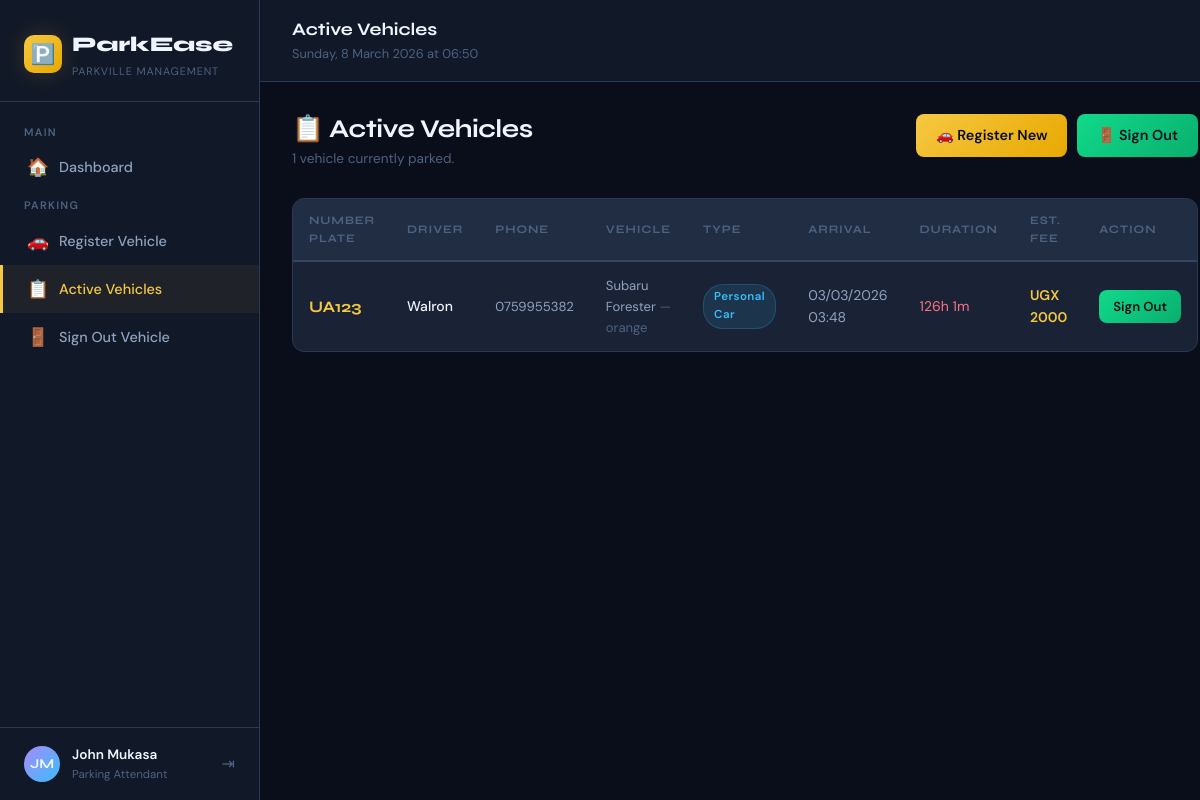
Screenshot of /parking/active/ (signed in) with the database file from the repository.
### core/models.py (models this page shows, shortened)
class UserProfile(models.Model):
    ROLE_CHOICES = [
        ('admin', 'System Admin'),
        ('attendant', 'Parking Attendant'),
        ('tyre_manager', 'Tyre Section Manager'),
        ('battery_manager', 'Battery Section Manager'),
    ]
    user = models.OneToOneField(User, on_delete=models.CASCADE, related_name='profile')
    role = models.CharField(max_length=20, choices=ROLE_CHOICES, default='attendant')
    phone = models.CharField(max_length=20, blank=True)

class Vehicle(models.Model):
    VEHICLE_TYPES = [
        ('truck', 'Truck'),
        ('personal_car', 'Personal Car'),
        ('taxi', 'Taxi'),
        ('coaster', 'Coaster'),
        ('boda_boda', 'Boda-boda'),
    ]
    driver_name = models.CharField(max_length=100)
    phone_number = models.CharField(max_length=20)
    nin_number = models.CharField(max_length=30, blank=True)
    vehicle_type = models.CharField(max_length=20, choices=VEHICLE_TYPES)
    number_plate = models.CharField(max_length=10)
    vehicle_model = models.CharField(max_length=100)
    vehicle_color = models.CharField(max_length=50)
    arrival_time = models.DateTimeField(default=timezone.now)
    departure_time = models.DateTimeField(null=True, blank=True)
    is_active = models.BooleanField(default=True)
    registered_by = models.ForeignKey(User, on_delete=models.SET_NULL, null=True, related_name='registered_vehicles')
    @property
    def duration_hours(self):
        end = self.departure_time or timezone.now()
        delta = end - self.arrival_time
        return delta.total_seconds() / 3600
    @property
    def parking_rate_type(self):
        hour = self.arrival_time.hour
        duration = self.duration_hours
        if duration < 3:
            return 'short'
        elif 6 <= hour <= 18:
            return 'day'
        else:
            return 'night'
    @property
    def parking_fee(self):
        rate_type = self.parking_rate_type
        rates = {
            'truck':        {'day': 5000, 'night': 10000, 'short': 2000},
            'personal_car': {'day': 3000, 'night': 2000,  'short': 2000},
            'taxi':         {'day': 3000, 'night': 2000,  'short': 2000},
            'coaster':      {'day': 4000, 'night': 2000,  'short': 3000},
            'boda_boda':    {'day': 2000, 'night': 2000,  'short': 1000},
        }
        vtype = self.vehicle_type
        if vtype in rates and rate_type in rates[vtype]:
            return rates[vtype][rate_type]
        return 0

### core/views.py (the view)
# urls.py: path('parking/active/', views.active_vehicles, name='active_vehicles'),
@login_required
def active_vehicles(request):
    vehicles = Vehicle.objects.filter(is_active=True).order_by('-arrival_time')
    return render(request, 'core/active_vehicles.html', {'vehicles': vehicles})

### core/templates/core/active_vehicles.html (shortened to what this page needs)
{% extends 'core/base.html' %}
{% block page_title %}Active Vehicles{% endblock %}
{% block content %}
<div class="page-header">
  <div>
    <h1 class="page-title">📋 Active Vehicles</h1>
    <p class="page-subtitle">{{ vehicles.count }} vehicle{{ vehicles.count|pluralize }} currently parked.</p>
  </div>
  <div style="display:flex;gap:10px;">
    <a href="{% url 'register_vehicle' %}" class="btn btn-primary">🚗 Register New</a>
    <a href="{% url 'signout_vehicle' %}" class="btn btn-success">🚪 Sign Out</a>
  </div>
</div>
<div class="card">
  <div class="table-wrap">
    {% if vehicles %}
    <table>
      <thead>
        <tr>
          <th>Number Plate</th>
          <th>Driver</th>
          <th>Phone</th>
          <th>Vehicle</th>
          <th>Type</th>
          <th>Arrival</th>
          <th>Duration</th>
          <th>Est. Fee</th>
          <th>Action</th>
        </tr>
      </thead>
      <tbody>
        {% for v in vehicles %}
        <tr>
          <td><span style="font-family:'Syne',sans-serif;font-weight:700;font-size:1rem;color:var(--gold);">{{ v.number_plate }}</span></td>
          <td class="td-primary">{{ v.driver_name }}</td>
          <td style="font-size:0.82rem;">{{ v.phone_number }}</td>
          <td style="font-size:0.82rem;">{{ v.vehicle_model }} <span style="color:var(--text-muted);">— {{ v.vehicle_color }}</span></td>
          <td><span class="badge badge-sky">{{ v.get_vehicle_type_display }}</span></td>
          <td>{{ v.arrival_time|date:"d/m/Y H:i" }}</td>
          <td class="duration-cell" data-arrival="{{ v.arrival_time.isoformat }}"></td>
          <td style="color:var(--gold);font-weight:600;">UGX {{ v.parking_fee|floatformat:0 }}</td>
          <td>
            <a href="{% url 'process_signout' v.receipt.pk %}" class="btn btn-success btn-sm">Sign Out</a>
          </td>
        </tr>
        {% endfor %}
      </tbody>
    </table>
    {% else %}
    <div class="empty-state">
      <span class="icon">🚗</span>
      <p>No vehicles currently parked. Register a new vehicle to get started.</p>
    </div>
    {% endif %}
  </div>
</div>
{% endblock %}

### core/templates/core/base.html (shortened to what this page needs)
<!DOCTYPE html>
<html lang="en">
<head>
  {% load static %}
  <link rel="stylesheet" href="{% static 'css/style.css' %}">
</head>
<body>
<div class="app-wrapper">
  <aside class="sidebar" id="sidebar">
    <div class="sidebar-logo">
      <a class="logo-mark" href="{% url 'dashboard' %}">
        <div class="logo-icon">🅿️</div>
        <div>
          <span class="logo-text">ParkEase</span>
          <span class="logo-sub">Parkville Management</span>
        </div>
      </a>
    </div>
    <nav class="sidebar-nav">
      <span class="nav-section-label">Main</span>
      <a href="{% url 'dashboard' %}" class="nav-link {% if request.resolver_match.url_name == 'dashboard' %}active{% endif %}">
        <span class="nav-icon">🏠</span> Dashboard
      </a>
      {% with role=request.user.profile.role %}
      {% if role == 'attendant' or role == 'admin' %}
      <span class="nav-section-label">Parking</span>
      <a href="{% url 'register_vehicle' %}" class="nav-link {% if request.resolver_match.url_name == 'register_vehicle' %}active{% endif %}">
        <span class="nav-icon">🚗</span> Register Vehicle
      </a>
      <a href="{% url 'active_vehicles' %}" class="nav-link {% if request.resolver_match.url_name == 'active_vehicles' %}active{% endif %}">
        <span class="nav-icon">📋</span> Active Vehicles
      </a>
      <a href="{% url 'signout_vehicle' %}" class="nav-link {% if request.resolver_match.url_name == 'signout_vehicle' %}active{% endif %}">
        <span class="nav-icon">🚪</span> Sign Out Vehicle
      </a>
      {% endif %}
      {% endwith %}
    </nav>
    <div class="sidebar-user">
      <div class="user-avatar">{{ request.user.first_name|first|upper }}{{ request.user.last_name|first|upper }}</div>
      <div class="user-info">
        <div class="user-name">{{ request.user.get_full_name|default:request.user.username }}</div>
        <div class="user-role">{{ request.user.profile.get_role_display|default:"User" }}</div>
      </div>
      <a href="{% url 'logout' %}" class="logout-btn" title="Logout">⇥</a>
    </div>
  </aside>
  <div class="main-content">
    <header class="topbar">
      <div>
        <div class="topbar-title">{% block page_title %}ParkEase{% endblock %}</div>
        <div class="topbar-meta" id="clock"></div>
      </div>
    </header>
    <div class="page-body fade-in">
      {% block content %}{% endblock %}
    </div>
  </div>
</div>
</body>
</html>

### rows the page displays
Vehicle: number_plate "UA123", driver_name "Walron", phone_number "0759955382", vehicle_model "Subaru Forester", vehicle_color "orange", vehicle_type "Personal Car", arrival_time "03/03/2026 03:48", parking_fee "2000"

### other values shown
{{ request.user.first_name|first|upper }} "J"
{{ request.user.last_name|first|upper }} "M"
{{ request.user.get_full_name|default:request.user.username }} "John Mukasa"
{{ request.user.profile.get_role_display|default:"User" }} "Parking Attendant"
{{ vehicles.count }} "1"
